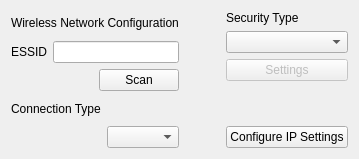
<ui version="4.0" >
 <class>WirelessSettingsWidget</class>
 <widget class="QWidget" name="WirelessSettingsWidget" >
  <property name="geometry" >
   <rect>
    <x>0</x>
    <y>0</y>
    <width>359</width>
    <height>159</height>
   </rect>
  </property>
  <layout class="QVBoxLayout" name="verticalLayout_2" >
   <item>
    <layout class="QHBoxLayout" name="horizontalLayout_5" >
     <item>
      <layout class="QVBoxLayout" name="verticalLayout_4" >
       <item>
        <widget class="QLabel" name="m_wirelessConfigLabel" >
         <property name="text" >
          <string>Wireless Network Configuration</string>
         </property>
        </widget>
       </item>
       <item>
        <layout class="QHBoxLayout" name="horizontalLayout" >
         <item>
          <widget class="QLabel" name="m_essidLabel" >
           <property name="text" >
            <string>ESSID</string>
           </property>
           <property name="buddy" >
            <cstring>m_essid</cstring>
           </property>
          </widget>
         </item>
         <item>
          <widget class="QLineEdit" name="m_essid" />
         </item>
        </layout>
       </item>
       <item>
        <layout class="QHBoxLayout" name="horizontalLayout_2" >
         <item>
          <spacer name="horizontalSpacer" >
           <property name="orientation" >
            <enum>Qt::Horizontal</enum>
           </property>
           <property name="sizeHint" stdset="0" >
            <size>
             <width>40</width>
             <height>20</height>
            </size>
           </property>
          </spacer>
         </item>
         <item>
          <widget class="QPushButton" name="m_scanButton" >
           <property name="text" >
            <string>Scan</string>
           </property>
          </widget>
         </item>
        </layout>
       </item>
       <item>
        <widget class="QLabel" name="m_connectionTypeLabel" >
         <property name="text" >
          <string>Connection Type</string>
         </property>
         <property name="buddy" >
          <cstring>m_connectionType</cstring>
         </property>
        </widget>
       </item>
       <item>
        <layout class="QVBoxLayout" name="verticalLayout" >
         <item>
          <layout class="QHBoxLayout" name="horizontalLayout_4" >
           <item>
            <spacer name="horizontalSpacer_2" >
             <property name="orientation" >
              <enum>Qt::Horizontal</enum>
             </property>
             <property name="sizeHint" stdset="0" >
              <size>
               <width>40</width>
               <height>20</height>
              </size>
             </property>
            </spacer>
           </item>
           <item>
            <widget class="QComboBox" name="m_connectionType" />
           </item>
          </layout>
         </item>
        </layout>
       </item>
      </layout>
     </item>
     <item>
      <spacer name="horizontalSpacer_3" >
       <property name="orientation" >
        <enum>Qt::Horizontal</enum>
       </property>
       <property name="sizeHint" stdset="0" >
        <size>
         <width>40</width>
         <height>20</height>
        </size>
       </property>
      </spacer>
     </item>
     <item>
      <layout class="QVBoxLayout" name="verticalLayout_9" >
       <item>
        <widget class="QLabel" name="m_securityTypeLabel" >
         <property name="text" >
          <string>Security Type</string>
         </property>
         <property name="buddy" >
          <cstring>m_securityType</cstring>
         </property>
        </widget>
       </item>
       <item>
        <widget class="QComboBox" name="m_securityType" />
       </item>
       <item>
        <widget class="QPushButton" name="m_securitySettingsButton" >
         <property name="enabled" >
          <bool>false</bool>
         </property>
         <property name="text" >
          <string>Settings</string>
         </property>
        </widget>
       </item>
       <item>
        <spacer name="verticalSpacer" >
         <property name="orientation" >
          <enum>Qt::Vertical</enum>
         </property>
         <property name="sizeHint" stdset="0" >
          <size>
           <width>20</width>
           <height>40</height>
          </size>
         </property>
        </spacer>
       </item>
       <item>
        <widget class="QPushButton" name="m_ipSettingsButton" >
         <property name="text" >
          <string>Configure IP Settings</string>
         </property>
        </widget>
       </item>
      </layout>
     </item>
    </layout>
   </item>
  </layout>
 </widget>
 <resources/>
 <connections/>
</ui>
